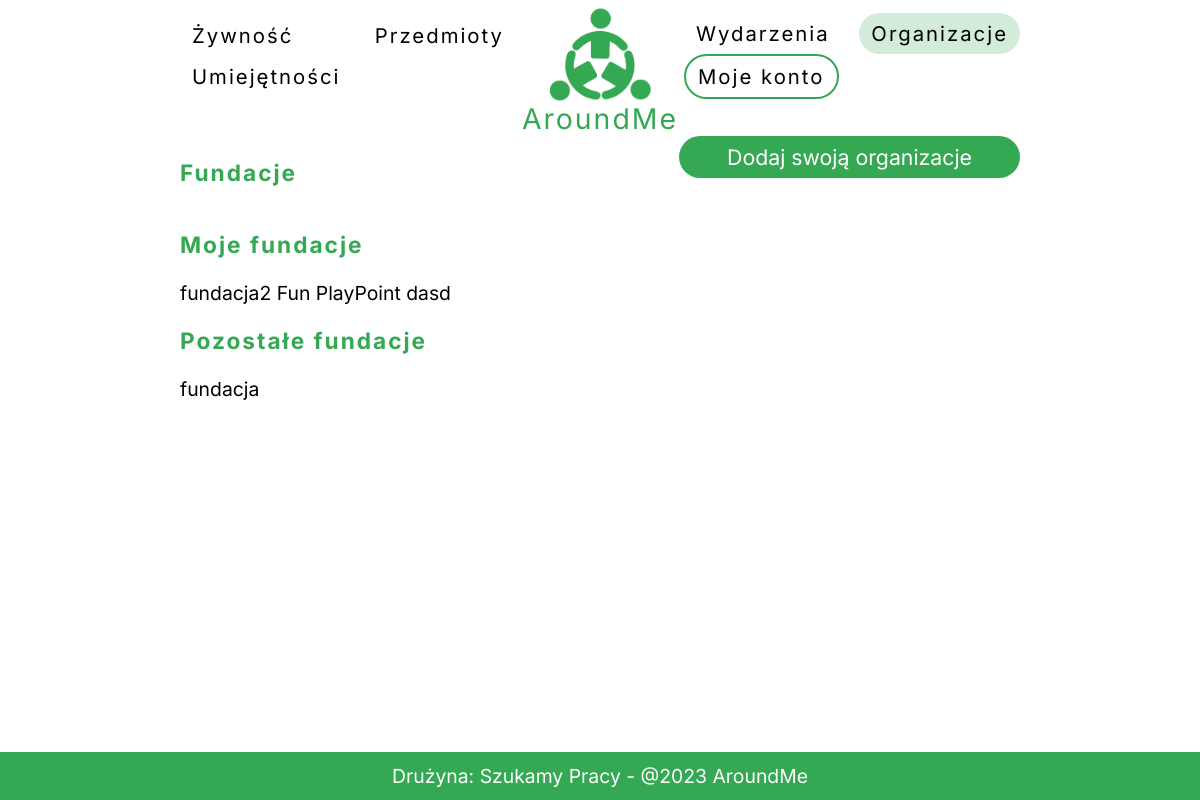
The page /fundacje/ (signed in) on the database its author committed.
### backend/models.py (models this page shows)
class Organization(models.Model):
    nazwa = models.CharField(max_length=50, blank=False)
    uzytkownik = models.CharField(max_length=100, blank=True)
    opis = models.CharField(max_length=500, blank=True)
    logo = models.ImageField(upload_to='documents/', blank=True)

### backend/views.py (the view)
# urls.py: path('fundacje/', fundacje, name='fundacje'),
def fundacje(request):
    user = request.user
    twoje_organizacje = user.organizacja.all()
    inne_organizacje = Organization.objects.exclude(id__in=twoje_organizacje.values_list('id', flat=True))
    return render(
        request = request,
        template_name = "frontend/fundacje.html",
        context={"twoje_organizacje":twoje_organizacje, "inne_organizacje":inne_organizacje}
        )

### frontend/templates/frontend/fundacje.html (shortened to what this page needs)
{% extends 'frontend/base.html' %}
{% block fundacje %}
active
{% endblock %}
{% block content %}
<div id="org-container">
    <div class="org-inner">
        <h3>Fundacje</h3>
        <a class="main_button" href="{% url 'organizacja_form' %}">Dodaj swoją organizacje</a>
    </div>
    <h3>Moje fundacje</h3>
    {% for org in twoje_organizacje %}
        {{org.nazwa}}
    {% endfor %}
    <h3>Pozostałe fundacje</h3>
    {% for org in inne_organizacje %}
        {{org.nazwa}}
    {% endfor %}
</div>
{% endblock content %}

### frontend/static/frontend/style.css (style rules this page uses)
html, body { padding: 0; margin: 0; font-size: 1.1em; font-family: 'Inter', sans-serif; }
a { text-decoration: none; color: black; }
h3, h2 { letter-spacing: 2px; color: #34A853 }
.org-inner { width: 100%; display: flex; flex-direction: row; flex-wrap: wrap; justify-content: space-between; align-items: flex-start; align-content: flex-start; }
#org-container { margin-top: 5vh; width: 100%; display: flex; flex-direction: column; flex-wrap: wrap; justify-content: space-between; align-items: flex-start; align-content: flex-start; }
.main_button { width: fit-content; padding: 1vh 4vw 1vh 4vw; background-color: #34A853; color: white; border-radius: 80px; border: none; font-size: 1.1em; text-align: center; transition: all .5s ease; cursor: pointer; pointer-events: auto; z-index: 9; }

### rows shown on the page
Organization: nazwa "fundacja2"
Organization: nazwa "Fun"
Organization: nazwa "PlayPoint"
Organization: nazwa "dasd"
Organization: nazwa "fundacja"
